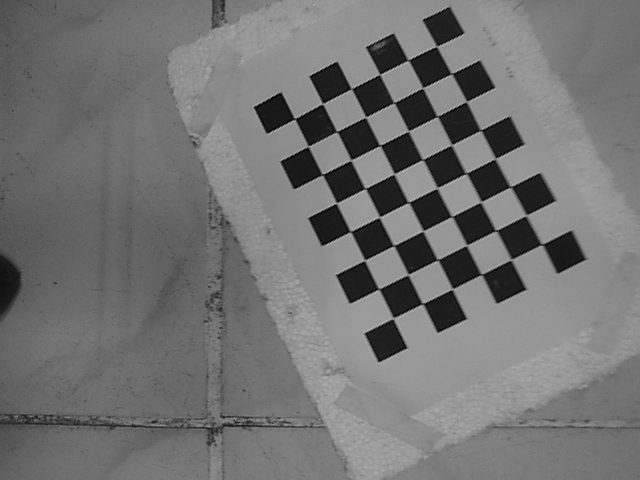
#> input picture sessions/sfm/calibration/img1.png, 640 x 480 px; its folder holds only this picture in this run
$ python calib.py img1.png
#> lines starting #> are read from the running program, lines starting #| are printed output that depends on the picture; after the words box and inside, x2 and y2 are one past the last pixel; in counts of white or black regions, pixels touching at a corner belong together; long printed decimals are rounded
#!/usr/bin/env python

'''
NOTE: THIS IS AN OPENCV SAMPLE FILE

camera calibration for distorted images with chess board samples
reads distorted images, calculates the calibration and write undistorted images
usage:
    calibrate.py [--debug <output path>] [--square_size] [<image mask>]
default values:
    --debug:    ./output/
    --square_size: 1.0
    <image mask> defaults to ./img*.png
'''

# Python 2/3 compatibility
from __future__ import print_function

import numpy as np
import cv2 as cv

# built-in modules
import os
def splitfn(fn):
    path, fn = os.path.split(fn)
    name, ext = os.path.splitext(fn)
    return path, name, ext

def main():
    import sys
    import getopt
    from glob import glob

    args, img_mask = getopt.getopt(sys.argv[1:], '', ['debug=', 'square_size=', 'threads='])
    args = dict(args)
    args.setdefault('--debug', './output/')
    args.setdefault('--square_size', 1.0)
    args.setdefault('--threads', 4)
    if not img_mask:
        img_mask = 'img*.png'  # default
    else:
        img_mask = img_mask[0]

    img_names = glob(img_mask)
    print(img_names)
    debug_dir = args.get('--debug')
    if debug_dir and not os.path.isdir(debug_dir):
        os.mkdir(debug_dir)
    square_size = float(args.get('--square_size'))

    pattern_size = (8, 6)
    pattern_points = np.zeros((np.prod(pattern_size), 3), np.float32)
    pattern_points[:, :2] = np.indices(pattern_size).T.reshape(-1, 2)
    pattern_points *= square_size

    obj_points = []
    img_points = []
    h, w = cv.imread(img_names[0], cv.IMREAD_GRAYSCALE).shape[:2]  # TODO: use imquery call to retrieve results
#> h = 480; w = 640

    def processImage(fn):
#> called with fn = 'img1.png'
        print('processing %s... ' % fn)
        img = cv.imread(fn, 0)
#> img is the input picture: shape (480, 640); min 0, max 188, mean 115
        if img is None:
            print("Failed to load", fn)
            return None

        assert w == img.shape[1] and h == img.shape[0], ("size: %d x %d ... " % (img.shape[1], img.shape[0]))
        found, corners = cv.findChessboardCorners(img, pattern_size)
#> found = True; corners = 48 rows, first 8: [436.4, 46.45], [451.6, 73.6], [466.6, 101.5], [480.7, 130.3], [495.5, 158.3], [511.2, 186.6], [526.1, 215.6], [541.9, 244.5]
        if found:
            term = (cv.TERM_CRITERIA_EPS + cv.TERM_CRITERIA_COUNT, 30, 0.1)
            cv.cornerSubPix(img, corners, (5, 5), (-1, -1), term)

        if debug_dir:
            vis = cv.cvtColor(img, cv.COLOR_GRAY2BGR)
            cv.drawChessboardCorners(vis, pattern_size, corners, found)
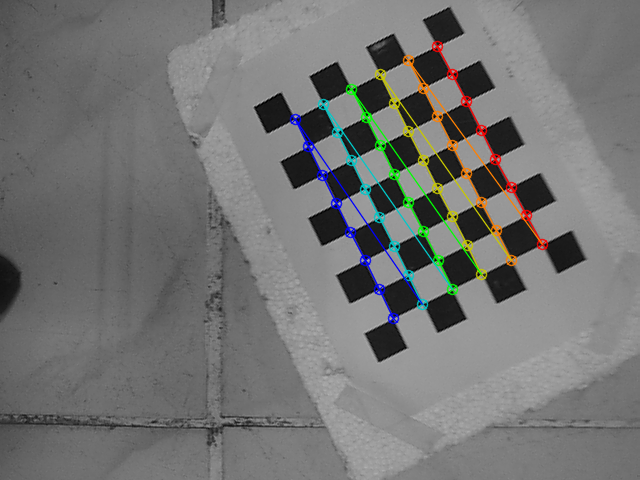
#> vis: shape (480, 640, 3); 3.35% of pixels changed, all inside (x1, y1, x2, y2) = (289, 40, 549, 325)
            _path, name, _ext = splitfn(fn)
            outfile = os.path.join(debug_dir, name + '_chess.png')
            cv.imwrite(outfile, vis)

        if not found:
            print('chessboard not found')
            return None

        print('           %s... OK' % fn)
        return (corners.reshape(-1, 2), pattern_points)

    threads_num = int(args.get('--threads'))
    if threads_num <= 1:
        chessboards = [processImage(fn) for fn in img_names]
    else:
        print("Run with %d threads..." % threads_num)
        from multiprocessing.dummy import Pool as ThreadPool
        pool = ThreadPool(threads_num)
        chessboards = pool.map(processImage, img_names)
#> chessboards = 1 item

    chessboards = [x for x in chessboards if x is not None]
    for (corners, pattern_points) in chessboards:
        img_points.append(corners)
        obj_points.append(pattern_points)
#> this loop made 1 pass
#> after the loop, img_points = 1 point arrays, longest 48 points; obj_points = 1 item

    # calculate camera distortion
    rms, camera_matrix, dist_coefs, _rvecs, _tvecs = cv.calibrateCamera(obj_points, img_points, (w, h), None, None)
#> rms = 0.312; camera_matrix = [[790.4, 0, 357.5], [0, 793.3, 279.3], [0, 0, 1]]; dist_coefs = [[0.0233, 5.88, -0.00409, -0.0187, -51.16]]

    print("\nRMS:", rms)
#| RMS: 0.3123
    print("camera matrix:\n", camera_matrix)
#| camera matrix:
#|  [[790.389   0.         357.526]
#|  [  0.         793.268 279.289]
#|  [  0.           0.           1.        ]]
    print("distortion coefficients: ", dist_coefs.ravel())
#| distortion coefficients:  [ 2.32512198e-02  5.88275080e+00 -4.08728799e-03 -1.86876140e-02
#|  -5.11595187e+01]

    # undistort the image with the calibration
    print('')
    for fn in img_names if debug_dir else []:
        _path, name, _ext = splitfn(fn)
        img_found = os.path.join(debug_dir, name + '_chess.png')
        outfile = os.path.join(debug_dir, name + '_undistorted.png')

        img = cv.imread(img_found)
        if img is None:
            continue

        h, w = img.shape[:2]
        newcameramtx, roi = cv.getOptimalNewCameraMatrix(camera_matrix, dist_coefs, (w, h), 1, (w, h))
#> newcameramtx = [[749.9, 0, 339.2], [0, 735.9, 287.1], [0, 0, 1]]; roi = (0, 28, 606, 442)

        dst = cv.undistort(img, camera_matrix, dist_coefs, None, newcameramtx)
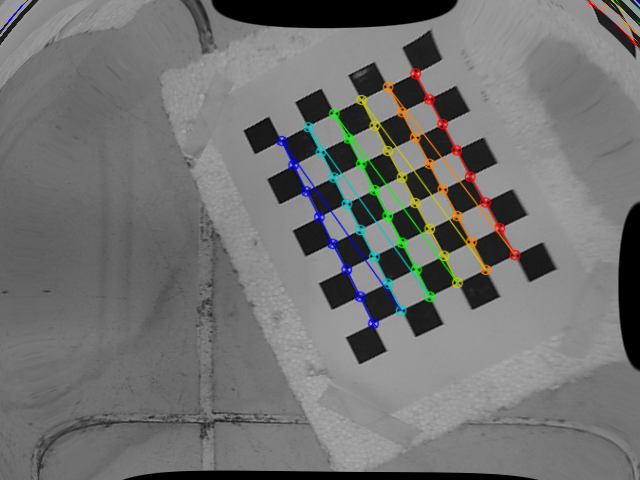
#> dst: shape (480, 640, 3); mean B, G, R 113, 114, 113.6

        # crop and save the image
        x, y, w, h = roi
#> x = 0; y = 28; w = 606; h = 442
        dst = dst[y:y+h, x:x+w]
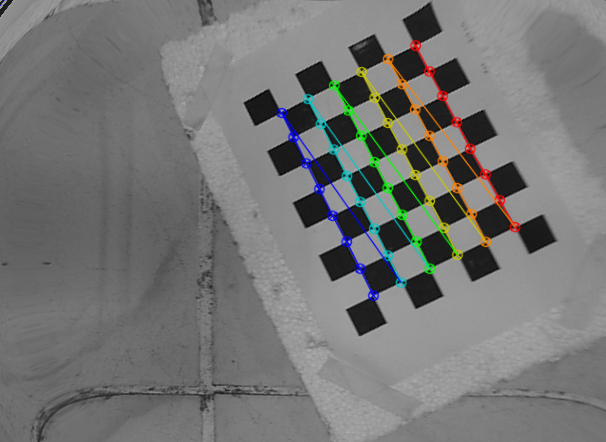
#> dst: shape (442, 606, 3); mean B, G, R 116.7, 117.8, 117.3

        print('Undistorted image written to: %s' % outfile)
        cv.imwrite(outfile, dst)

    print('Done')


if __name__ == '__main__':
    print(__doc__)
    main()
    cv.destroyAllWindows()

$ run again, on sessions/sfm/calibration/img2.png
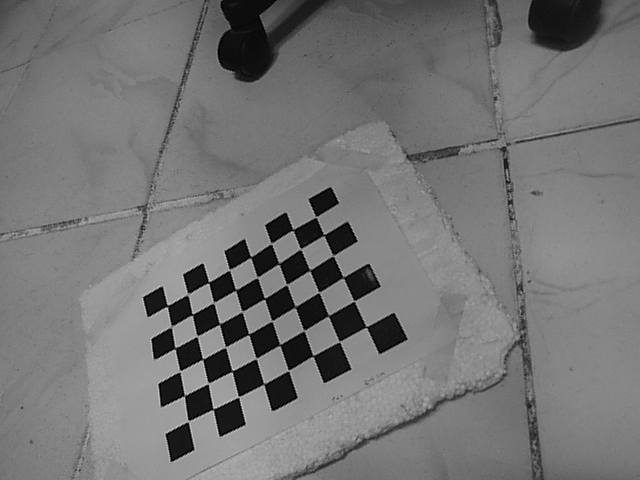
#> input picture sessions/sfm/calibration/img2.png, 640 x 480 px
#> in main, `h, w = cv.imread(img_names[0], cv.IMREAD_GRAYSCALE).shape[:2]`: h = 480; w = 640
#> in processImage, img is the input picture: shape (480, 640); min 0, max 214, mean 116.4
#> found = True; corners = 48 rows, first 8: [167.6, 305.7], [187.6, 294.4], [208.3, 282.4], [229.6, 269.6], [250.8, 256.8], [271.4, 243.4], [292.9, 230.2], [315.7, 216.9]
#> in processImage, `cv.drawChessboardCorners(vis, pattern_size, corners, found)`:
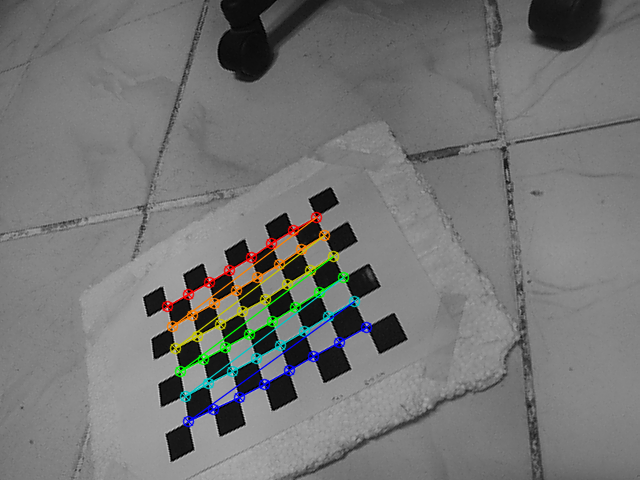
#> vis: shape (480, 640, 3); 2.9% of pixels changed, all inside (x1, y1, x2, y2) = (161, 211, 373, 428)
#> chessboards = 1 item
#> the loop in main, `for (corners, pattern_points) in chessboards:` made 1 pass
#> after the loop in main, `for (corners, pattern_points) in chessboards:`: img_points = 1 point arrays, longest 48 points; obj_points = 1 item
#> rms = 0.485; camera_matrix = [[495.2, 0, 351.5], [0, 515.1, 169.1], [0, 0, 1]]; dist_coefs = [[0.538, -0.836, -0.15, 0.0192, 0.755]]
#| RMS: 0.4854
#| camera matrix:
#|  [[495.227   0.         351.455]
#|  [  0.         515.069 169.146]
#|  [  0.           0.           1.        ]]
#| distortion coefficients:  [ 0.5377 -0.8365 -0.1503  0.01916   0.7548]
#> newcameramtx = [[517.4, 0, 355.4], [0, 476.5, 134.2], [0, 0, 1]]; roi = (41, 27, 563, 422)
#> in main, `x, y, w, h = roi`: x = 41; y = 27; w = 563; h = 422
#> in main, `dst = dst[y:y+h, x:x+w]`:
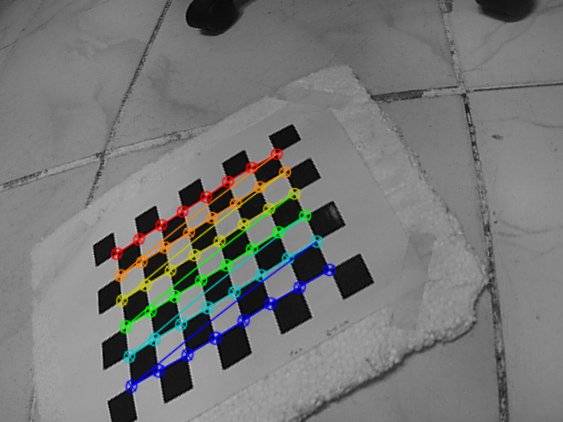
#> dst: shape (422, 563, 3); mean B, G, R 117.6, 118.8, 118

$ run again, on sessions/sfm/calibration/img3.png
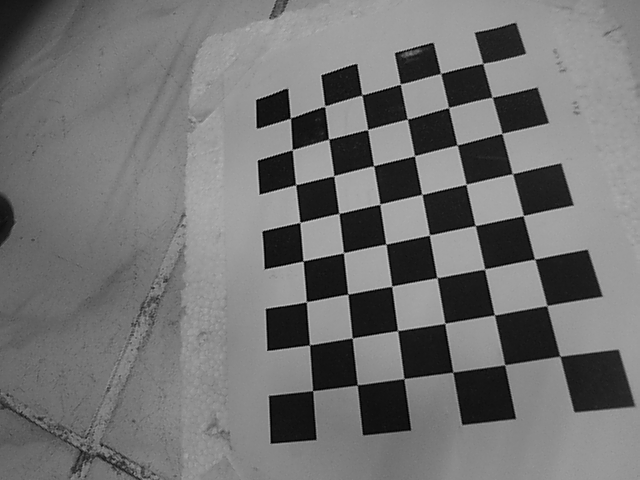
#> input picture sessions/sfm/calibration/img3.png, 640 x 480 px
#> in main, `h, w = cv.imread(img_names[0], cv.IMREAD_GRAYSCALE).shape[:2]`: h = 480; w = 640
#> in processImage, img is the input picture: shape (480, 640); min 0, max 209, mean 114.1
#> found = True; corners = 48 rows, first 8: [483, 63.53], [491.9, 97.2], [501.6, 133.5], [512.4, 173.7], [523.5, 215.5], [534.7, 258.9], [547.1, 305.6], [560.3, 356]
#> in processImage, `cv.drawChessboardCorners(vis, pattern_size, corners, found)`:
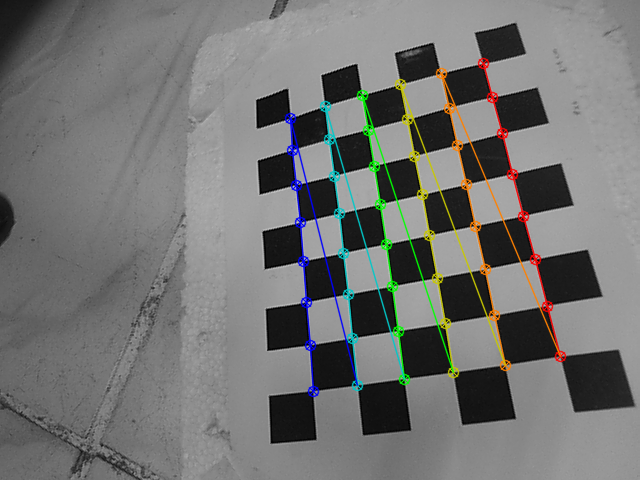
#> vis: shape (480, 640, 3); 4.28% of pixels changed, all inside (x1, y1, x2, y2) = (284, 57, 567, 398)
#> chessboards = 1 item
#> the loop in main, `for (corners, pattern_points) in chessboards:` made 1 pass
#> after the loop in main, `for (corners, pattern_points) in chessboards:`: img_points = 1 point arrays, longest 48 points; obj_points = 1 item
#> rms = 0.627; camera_matrix = [[675.5, 0, 58.87], [0, 791.3, 195.3], [0, 0, 1]]; dist_coefs = [[-0.313, 0.199, -0.0073, 0.0438, -0.0502]]
#| RMS: 0.6274
#| camera matrix:
#|  [[675.528   0.          58.866]
#|  [  0.         791.283 195.328]
#|  [  0.           0.           1.        ]]
#| distortion coefficients:  [-0.313  0.1992 -0.007296  0.0438 -0.05017]
#> newcameramtx = [[641.5, 0, 64.03], [0, 725.3, 188], [0, 0, 1]]; roi = (7, 8, 624, 451)
#> in main, `x, y, w, h = roi`: x = 7; y = 8; w = 624; h = 451
#> in main, `dst = dst[y:y+h, x:x+w]`:
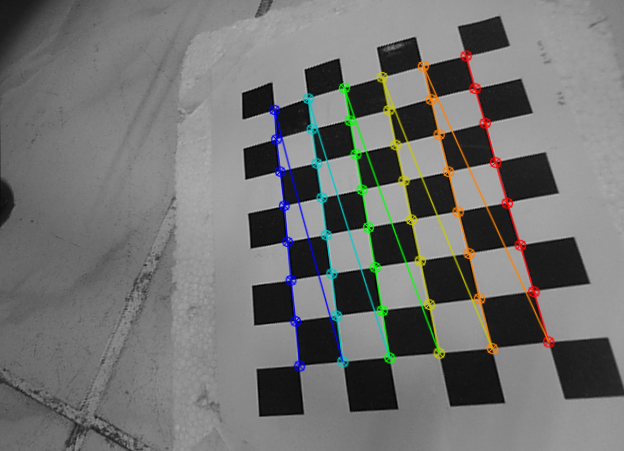
#> dst: shape (451, 624, 3); mean B, G, R 112.6, 114.1, 113.6

$ run again, on sessions/sfm/calibration/img4.png
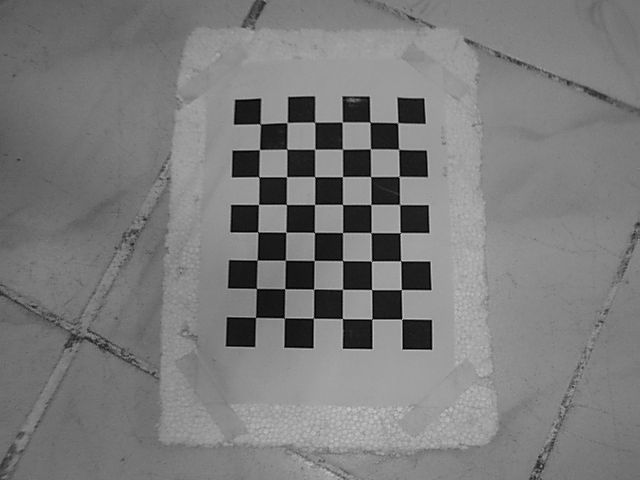
#> input picture sessions/sfm/calibration/img4.png, 640 x 480 px
#> in main, `h, w = cv.imread(img_names[0], cv.IMREAD_GRAYSCALE).shape[:2]`: h = 480; w = 640
#> in processImage, img is the input picture: shape (480, 640); min 0, max 205, mean 123
#> found = True; corners = 48 rows, first 8: [258, 313], [256.4, 288.4], [257, 260], [257.8, 231.8], [258.5, 204.5], [258.9, 176.9], [259.5, 149.5], [260.1, 124.2]
#> in processImage, `cv.drawChessboardCorners(vis, pattern_size, corners, found)`:
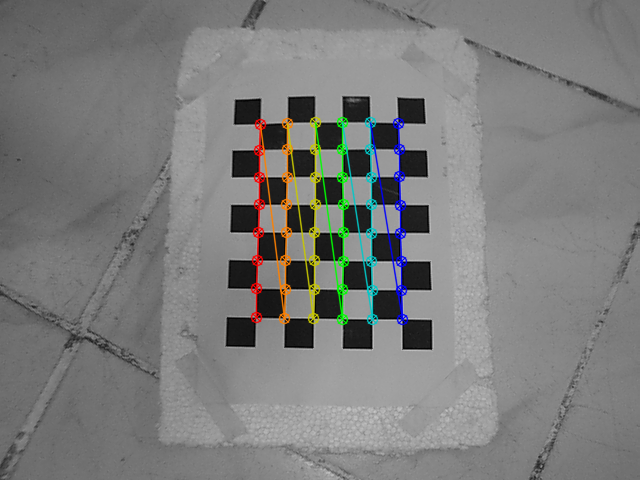
#> vis: shape (480, 640, 3); 3.28% of pixels changed, all inside (x1, y1, x2, y2) = (250, 116, 409, 326)
#> chessboards = 1 item
#> the loop in main, `for (corners, pattern_points) in chessboards:` made 1 pass
#> after the loop in main, `for (corners, pattern_points) in chessboards:`: img_points = 1 point arrays, longest 48 points; obj_points = 1 item
#> rms = 0.226; camera_matrix = [[34.09, 0, 326.2], [0, 33.74, 238.3], [0, 0, 1]]; dist_coefs = [[0.000791, 0.0001, -0.0016, -0.000524, -1.06e-05]]
#| RMS: 0.226
#| camera matrix:
#|  [[ 34.093   0.         326.214]
#|  [  0.          33.735 238.310]
#|  [  0.           0.           1.        ]]
#| distortion coefficients:  [ 7.90645204e-04  1.00493864e-04 -1.60363973e-03 -5.24269411e-04
#|  -1.06293175e-05]
#> newcameramtx = [[34.09, 0, 326.2], [0, 33.74, 238.3], [0, 0, 1]]; roi = (0, 0, 639, 479)
#> in main, `x, y, w, h = roi`: x = 0; w = 639; h = 479
#> in main, `dst = dst[y:y+h, x:x+w]`:
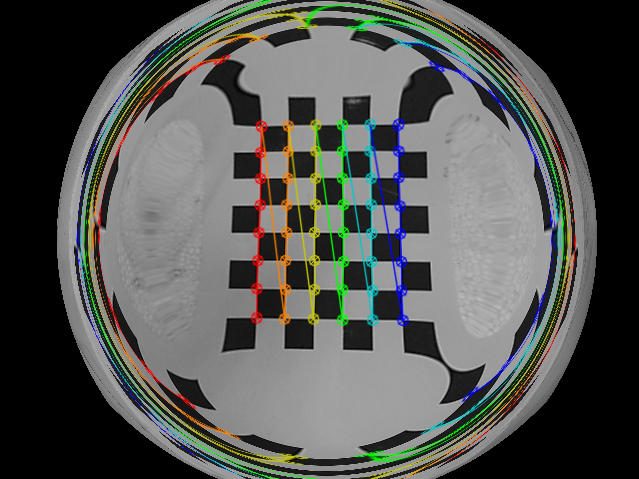
#> dst: shape (479, 639, 3); mean B, G, R 81.5, 84.9, 83.2
